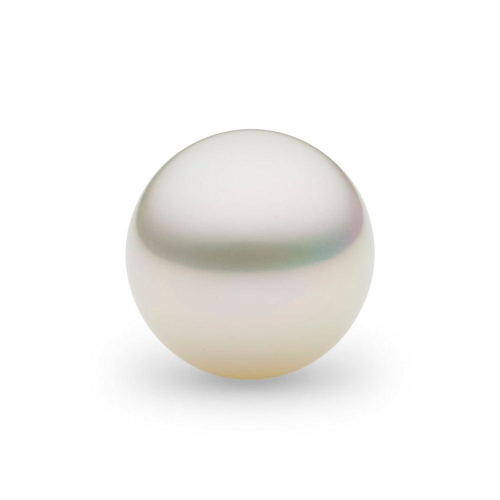
#> input picture gem-anastation-reels/gems_of_asia/sources/raw4_indonesia_south_sea_pearl.jpg, 1000 x 1000 px (shown at 1/2 size)
$ python cutout_round.py ../sources/raw4_indonesia_south_sea_pearl.jpg ../sources/raw4_myanmar_red_ruby.jpg
#> lines starting #> are read from the running program, lines starting #| are printed output that depends on the picture
"""Cut out pearls (white on white, or on a grey studio sweep with a
reflection): a pearl is a sphere, so its outline is a circle. The circle is
found from the strongest edge ring (Hough), refined, and used as the mask
with a 1.5 px feathered edge; the pearl itself is untouched.
Usage: python3 tools/cutout_round.py raw.jpg out.png
"""
import sys

import cv2
import numpy as np

src, dst = sys.argv[1], sys.argv[2]
img = cv2.imread(src)
#> img is the input picture: shape (1000, 1000, 3); mean B, G, R 241.8, 243.7, 244.7
h, w = img.shape[:2]
#> h = 1000; w = 1000
g = cv2.GaussianBlur(cv2.cvtColor(img, cv2.COLOR_BGR2GRAY), (0, 0), 2)
circles = cv2.HoughCircles(g, cv2.HOUGH_GRADIENT, dp=1, minDist=w, param1=40, param2=20,
                           minRadius=int(w * 0.18), maxRadius=int(w * 0.48))
#> circles = [[500.5, 507.5, 250.1]]
cx, cy, r = circles[0][0]
#> cx = 500.5; cy = 507.5; r = 250.1
# refine: radius where the radial gradient is strongest
ang = np.linspace(0, 2 * np.pi, 360, endpoint=False)
best = None
for dr in np.arange(-6, 6.5, 0.5):
    rr = r + dr
    xs = (cx + rr * np.cos(ang)).astype(int).clip(0, w - 1)
    ys = (cy + rr * np.sin(ang)).astype(int).clip(0, h - 1)
    xo = (cx + (rr + 3) * np.cos(ang)).astype(int).clip(0, w - 1)
    yo = (cy + (rr + 3) * np.sin(ang)).astype(int).clip(0, h - 1)
    xi = (cx + (rr - 3) * np.cos(ang)).astype(int).clip(0, w - 1)
    yi = (cy + (rr - 3) * np.sin(ang)).astype(int).clip(0, h - 1)
    score = np.abs(g[yo, xo].astype(float) - g[yi, xi].astype(float)).mean()
    if best is None or score > best[0]:
        best = (score, rr)
#> this loop made 25 passes
#> (rr, score, best) on passes 1 to 12: (244.1, 10.4, (10.4, 244.1)), (244.6, 11.42, (11.42, 244.6)), (245.1, 12.63, (12.63, 245.1)), (245.6, 15.21, (15.21, 245.6)), (246.1, 18.28, (18.28, 246.1)), (246.6, 20.84, (20.84, 246.6)), (247.1, 24.77, (24.77, 247.1)), (247.6, 27.01, (27.01, 247.6)), (248.1, 29.76, (29.76, 248.1)), (248.6, 30.99, (30.99, 248.6)), (249.1, 31.62, (31.62, 249.1)), (249.6, 32.06, (32.06, 249.6))
#> (rr, score) on passes 13 to 18: (250.1, 30.77), (250.6, 29.34), (251.1, 27.25), (251.6, 24.25), (252.1, 20.94), (252.6, 18.45)
r = best[1] - 1.0          # stay just inside the edge
#> r = 248.6
yy, xx = np.mgrid[0:h, 0:w]
d = np.sqrt((xx - cx) ** 2 + (yy - cy) ** 2)
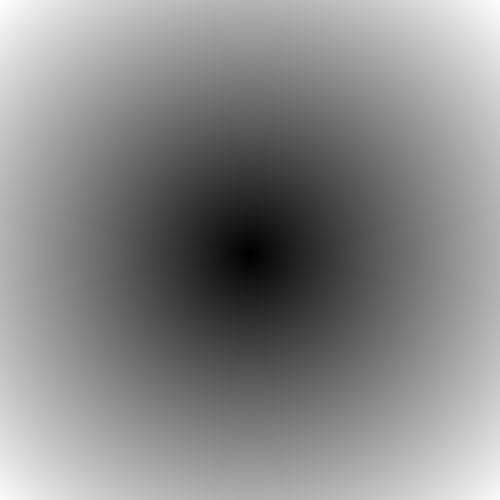
#> d: shape (1000, 1000) float64 (shown at 1/2 size); min 0.707, max 712.8, mean 382.7; drawn with min black and max white
a = np.clip((r - d) / 1.5 + 0.5, 0, 1)
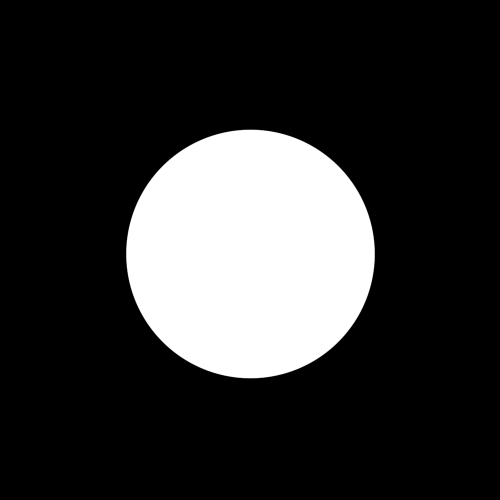
#> a: shape (1000, 1000) float64 (shown at 1/2 size); min 0, max 1, mean 0.194
side = int(2 * r * 1.08)
#> side = 536
out = np.zeros((side, side, 4), np.float32)
sx, sy = int(cx - side / 2), int(cy - side / 2)
#> sx = 232; sy = 239
for c in range(3):
    pad = cv2.copyMakeBorder(img[..., c], side, side, side, side, cv2.BORDER_REPLICATE)
    out[..., c] = pad[sy + side:sy + 2 * side, sx + side:sx + 2 * side]
#> this loop made 3 passes
#> pass 1, `pad = cv2.copyMakeBorder(img[..., c], side, side, side, side, cv2.BORD..`:
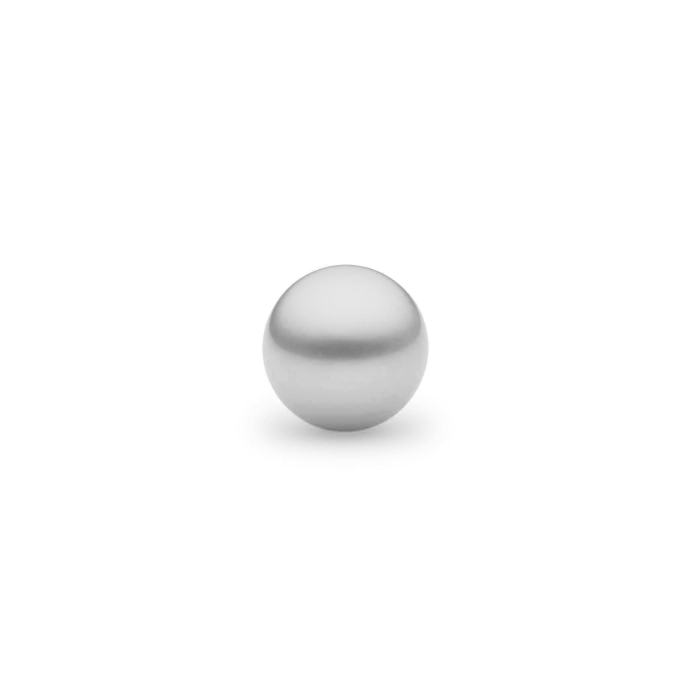
#> pad: shape (2072, 2072) (shown at 1/3 size); min 117, max 255, mean 251.9
#> after the loop:
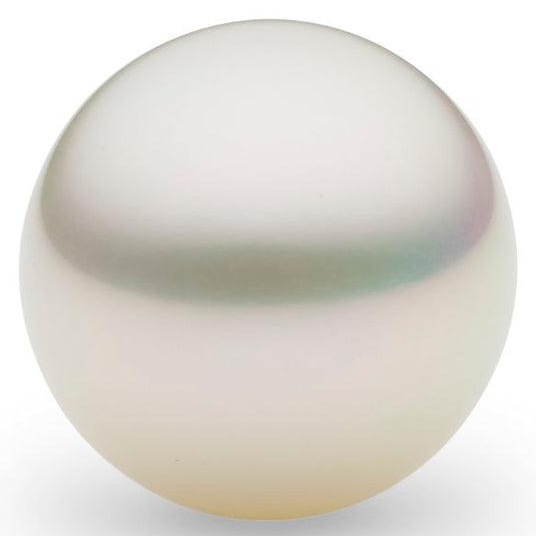
#> out: shape (536, 536, 4) float32; mean B, G, R, A 211.3, 217.9, 221.2, 0
pa = cv2.copyMakeBorder(a.astype(np.float32), side, side, side, side, cv2.BORDER_CONSTANT, value=0)
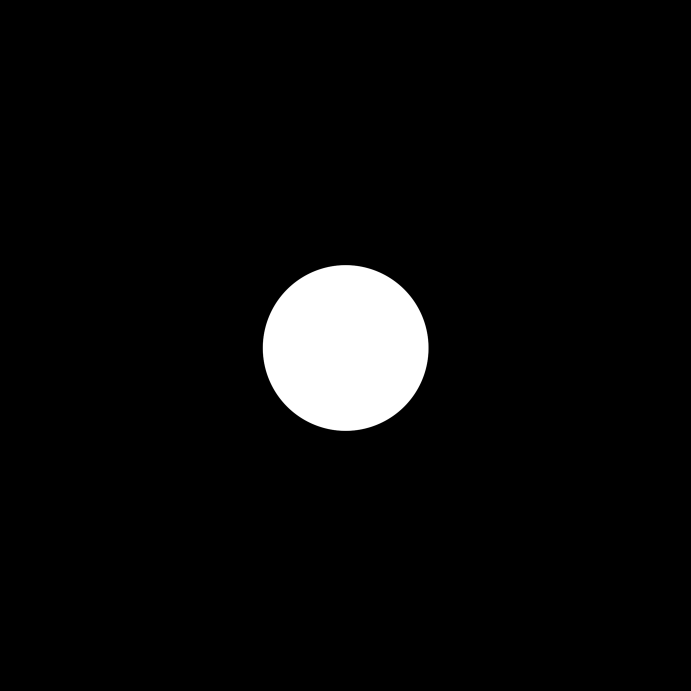
#> pa: shape (2072, 2072) float32 (shown at 1/3 size); min 0, max 1, mean 0.0452
out[..., 3] = pa[sy + side:sy + 2 * side, sx + side:sx + 2 * side] * 255
out = cv2.resize(out, (1000, 1000), interpolation=cv2.INTER_LANCZOS4)
#> out: shape (1000, 1000, 4) float32
cv2.imwrite(dst, np.clip(out, 0, 255).astype(np.uint8))
print(dst, f"circle c=({cx:.0f},{cy:.0f}) r={r:.1f}")
#| ../sources/raw4_myanmar_red_ruby.jpg circle c=(500,508) r=248.6

$ run again, on gem-anastation-reels/gems_of_asia/sources/raw4_philippines_golden_south_sea_pearl.jpg
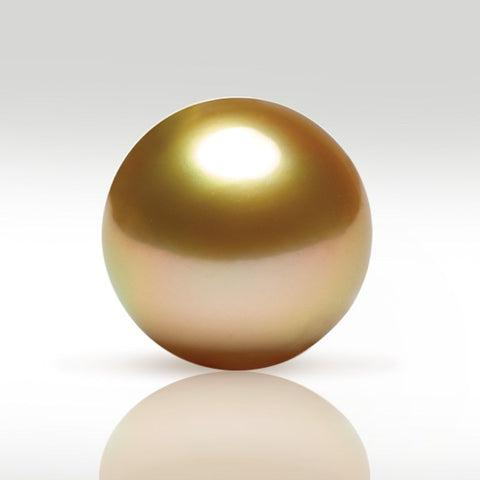
#> input picture gem-anastation-reels/gems_of_asia/sources/raw4_philippines_golden_south_sea_pearl.jpg, 480 x 480 px
#> img is the input picture: shape (480, 480, 3); mean B, G, R 195.8, 209.6, 219
#> circles = [[234.5, 233.5, 136.4]]
#> `cx, cy, r = circles[0][0]`: cx = 234.5; cy = 233.5; r = 136.4
#> the loop `for dr in np.arange(-6, 6.5, 0.5):` made 25 passes
#> (rr, score, best) on passes 1 to 8: (130.4, 30.79, (30.79, 130.4)), (130.9, 34.62, (34.62, 130.9)), (131.4, 39.21, (39.21, 131.4)), (131.9, 44.09, (44.09, 131.9)), (132.4, 50.87, (50.87, 132.4)), (132.9, 56.26, (56.26, 132.9)), (133.4, 60.39, (60.39, 133.4)), (133.9, 66.05, (66.05, 133.9))
#> `r = best[1] - 1.0`: r = 134.9
#> side = 291
#> sx = 89; sy = 88
#> after the loop `for c in range(3):`:
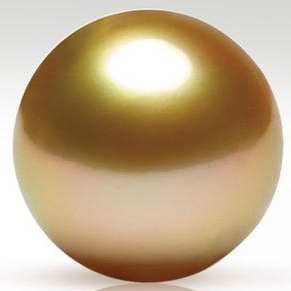
#> out: shape (291, 291, 4) float32; mean B, G, R, A 140, 171.2, 192.9, 0
#> `pa = cv2.copyMakeBorder(a.astype(np.float32), side, side, side, side, ..`:
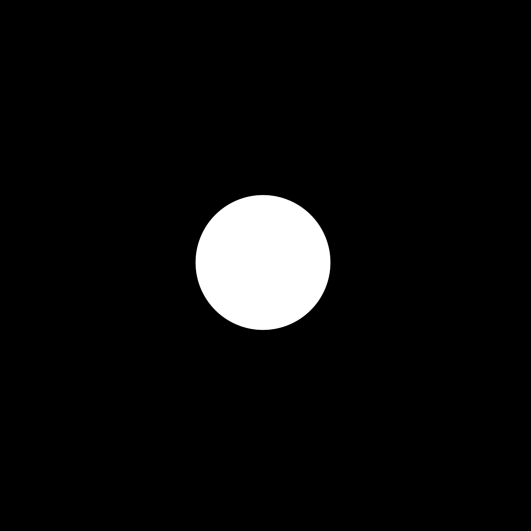
#> pa: shape (1062, 1062) float32 (shown at 1/2 size); min 0, max 1, mean 0.0507
#| ../sources/raw4_philippines_golden_south_sea_pearl.jpg circle c=(234,234) r=134.9
